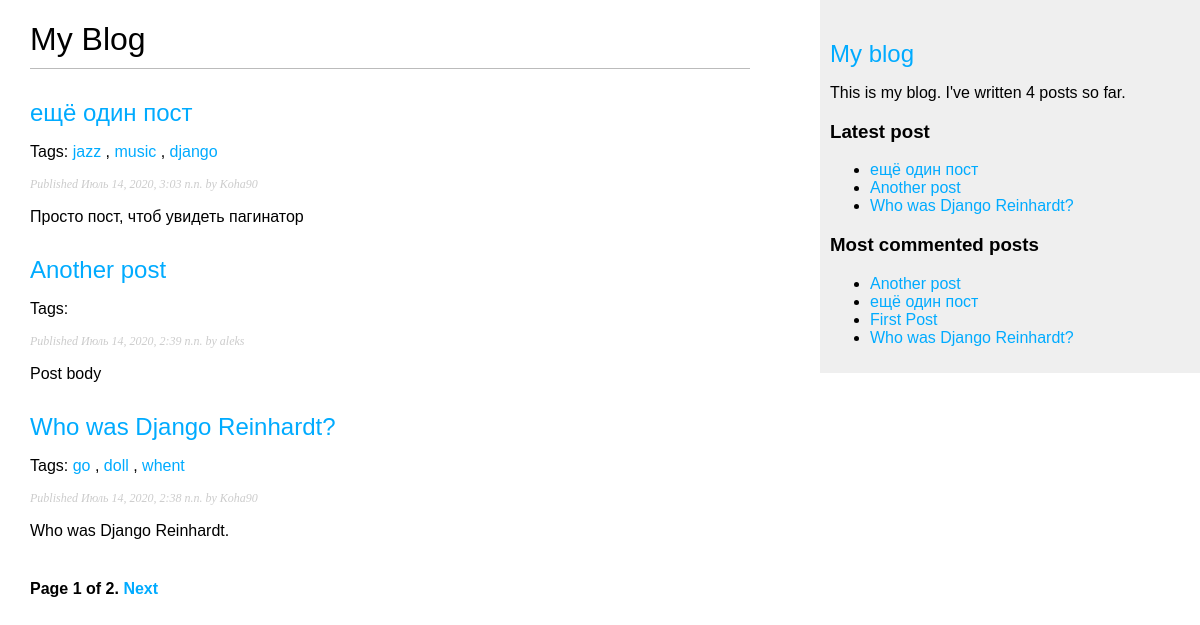
The page /blog/ on the database as committed earlier.
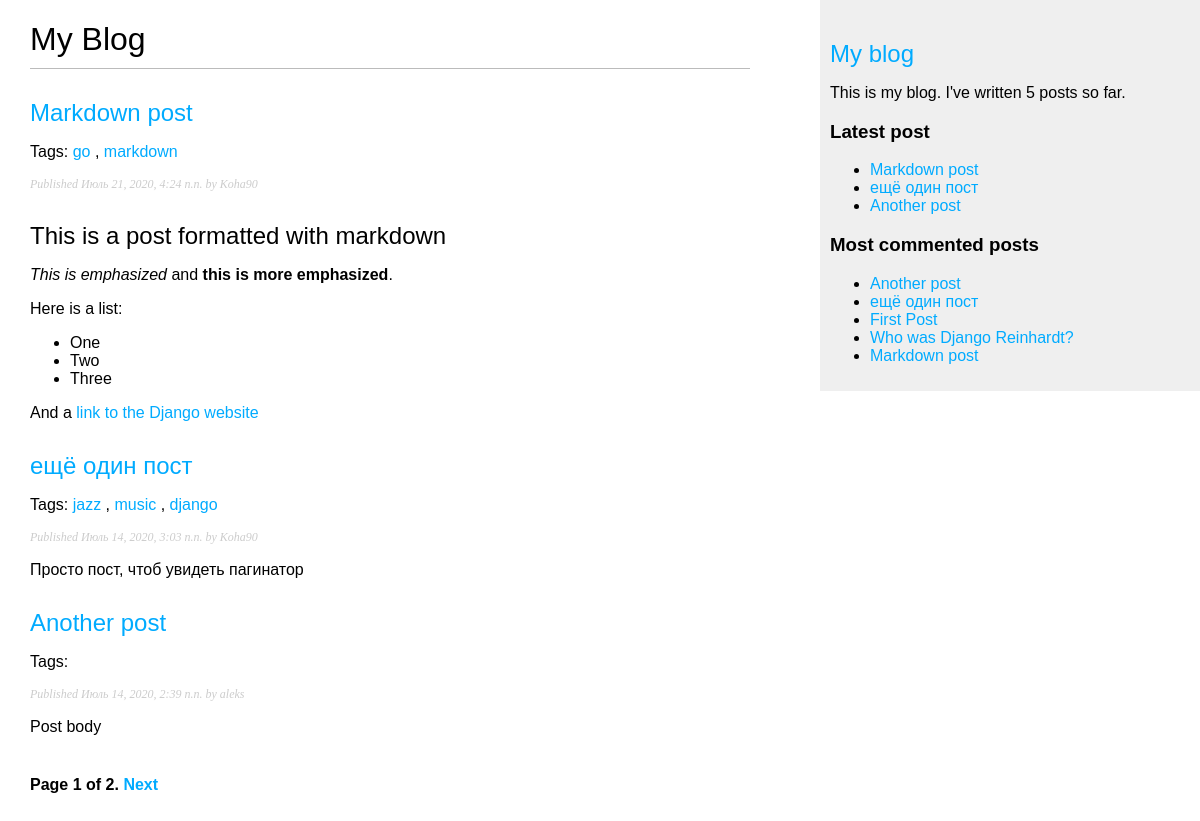
The same page on the database as committed later.
### blog/models.py (models this page shows, shortened)
class Post(models.Model):
    STATUS_CHOICES = (
        ('draft', 'Draft'),
        ('published', 'Published'),
    )
    title = models.CharField(max_length=250)
    slug = models.SlugField(max_length=250,
                            unique_for_date='publish')
    author = models.ForeignKey(User,
                               on_delete=models.CASCADE,
                               related_name='blog_posts')
    body = models.TextField()
    publish = models.DateTimeField(default=timezone.now)
    created = models.DateTimeField(auto_now_add=True)
    updated = models.DateTimeField(auto_now=True)
    status = models.CharField(max_length=10,
                              choices=STATUS_CHOICES,
                              default='draft')
    objects = models.Manager()  # The default manager.
    published = PublishedManager()  # Our custom manager.
    tags = TaggableManager()
    class Meta:
        ordering = ('-publish',)
    def get_absolute_url(self):
        return reverse('blog:post_detail',
                       args=[self.publish.year,
                             self.publish.month,
                             self.publish.day, self.slug])

### blog/views.py (the view)
# urls.py: path('', views.post_list, name='post_list'),
def post_list(request, tag_slug=None):
    object_list = Post.published.all()
    tag = None
    if tag_slug:
        tag = get_object_or_404(Tag, slug=tag_slug)
        object_list = object_list.filter(tags__in=[tag])
    paginator = Paginator(object_list, 3)  # 3 поста на каждой странице.
    page = request.GET.get('page')
    try:
        posts = paginator.page(page)
    except PageNotAnInteger:
        posts = paginator.page(1)
    except EmptyPage:
        posts = paginator.page(paginator.num_pages)
    return render(request, 'blog/post/list.html', {'page': page,
                                                   'posts': posts,
                                                   'tag': tag})

### blog/models.py (called while the page is built)
    def get_queryset(self):
        return super(PublishedManager, self).get_queryset().filter(status='published')

### blog/templatetags/blog_tags.py (called while the page is built)
@register.simple_tag
def total_posts():
    return Post.published.count()

@register.inclusion_tag('blog/post/latest_posts.html')
def show_latest_posts(count=5):
    latest_posts = Post.published.order_by('-publish')[:count]
    return {'latest_posts': latest_posts}

@register.simple_tag
def get_most_commented_posts(count=5):
    return Post.published.annotate(
        total_comments=Count('comments')
    ).order_by('-total_comments')[:count]

@register.filter(name='markdown')
def markdown_format(text):
    return mark_safe(markdown.markdown(text))

### blog/templates/blog/post/list.html (shortened to what this page needs)
{% extends "blog/base.html" %}
{% load blog_tags %}
{% block content %}
    <h1>My Blog</h1>
    {% for post in posts %}
        <h2>
            <a href="{{ post.get_absolute_url }}">
                {{ post.title }}
            </a>
        </h2>
        <p class="tags">
            Tags:
            {% for tag in post.tags.all %}
                <a href="{% url "blog:post_list_by_tag" tag.slug %}">
                    {{ tag.name }}
                </a>
                {% if not forloop.last %}, {% endif %}
            {% endfor %}
        </p>
        <p class="date">
            Published {{ post.publish }} by {{ post.author }}
        </p>
        {{ post.body|markdown|truncatewords_html:30 }}
    {% endfor %}
    {% include "pagination.html" with page=posts %}
{% endblock %}

### blog/templates/blog/base.html (shortened to what this page needs)
{% load blog_tags %}
{% load static %}
<!DOCTYPE html>
<html lang="en">
<head>
    <link rel="stylesheet" href="{% static "css/blog.css" %}">
</head>
<body>
<div id="content">
    {% block content %}
    {% endblock %}
</div>
<div id="sidebar">
    <a href="/blog/"><h2>My blog</h2></a>
    <p>This is my blog. I've written {% total_posts %} posts so far.</p>
    <h3>Latest post</h3>
    {% show_latest_posts 3 %}
    <h3>Most commented posts</h3>
    {% get_most_commented_posts as most_commented_posts %}
    <ul>
        {% for post in most_commented_posts %}
            <li>
                <a href="{{ post.get_absolute_url }}">{{ post.title }}</a>
            </li>
        {% endfor %}
    </ul>
</div>
</body>
</html>

### blog/templates/pagination.html (shortened to what this page needs)
<div class="pagination">
    <span class="step-links">
        <span class="current">
            Page {{ page.number }} of {{ page.paginator.num_pages }}.
        </span>
        {% if page.has_next %}
            <a href="?page={{ page.next_page_number }}">Next</a>
        {% endif %}
    </span>
</div>

### blog/templates/blog/post/latest_posts.html
<ul>
    {% for post in latest_posts %}
        <li>
            <a href="{{ post.get_absolute_url }}">{{ post.title }}</a>
        </li>
    {% endfor %}
</ul>

### blog/static/css/blog.css (style rules this page uses)
body { margin:0; padding:0; font-family:helvetica, sans-serif; }
a { color:#00abff; text-decoration:none; }
h1 { font-weight:normal; border-bottom:1px solid #bbb; padding:0 0 10px 0; }
h2 { font-weight:normal; margin:30px 0 0; }
#content { float:left; width:60%; padding:0 0 0 30px; }
#sidebar { float:right; width:30%; padding:10px; background:#efefef; height:100%; }
p.date { color:#ccc; font-family: georgia, serif; font-size: 12px; font-style: italic; }
.pagination { margin:40px 0; font-weight:bold; }

Rows that differ between the two databases and show on the page:
no longer on one of the page's lists (row unchanged): Post: title "Who was Django Reinhardt?", publish "Июль 14, 2020, 2:38 п.п.", author "Koha90", body "Who was Django Reinhardt."
added Post: title "Markdown post", publish "Июль 21, 2020, 4:24 п.п.", author "Koha90", body "This is a post formatted with markdown This is emphasized and this is more emphasized . Here is a list: One Two Three And a link to the Django website", Tag (name "go")
added Tag: name "markdown", shown under "Markdown post"
computed for Post "Who was Django Reinhardt?": loses Tag (name "doll"); loses Tag (name "whent"); loses Tag (name "go")
Other text that changed with them:
text no longer shown: "4"
text now shown: "5"
